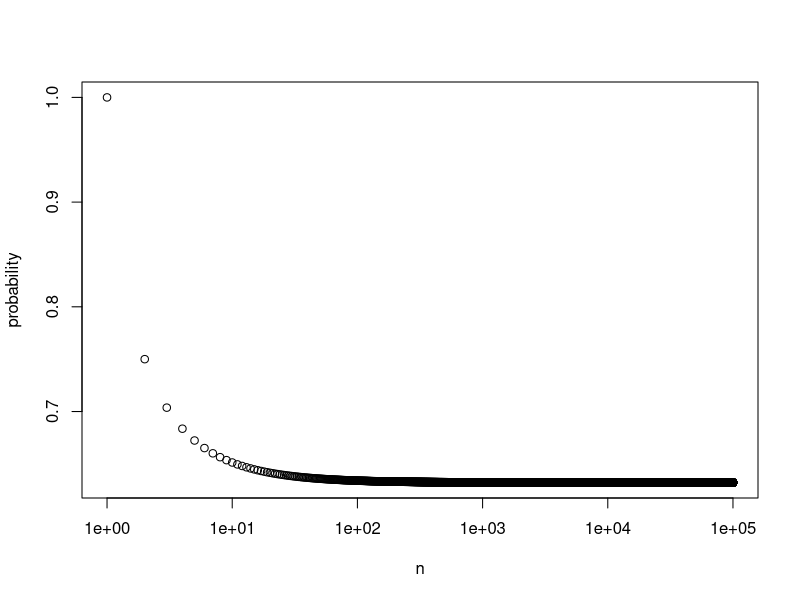

Recreate this plot in R.
# Thomas Meagher HW2 Q7
# Section 5.4, page 197, question 2

prob_in_boot.fn = function (n) {
  return (1 - ((1 - 1/n)^n))
}

# d
prob_in_boot.fn(5)

# e
prob_in_boot.fn(100)

# f
prob_in_boot.fn(10000)

# g
x = seq(1, 100000)
y = sapply(x, function (n) { prob_in_boot.fn(n) })
plot(x, y, xlab="n", ylab="probability", log="x")

# h
store = rep(NA, 10000)
for (i in 1:10000) {
  store[i] = sum(sample(1:100, rep=TRUE) == 4) > 0 
}
mean(store)
